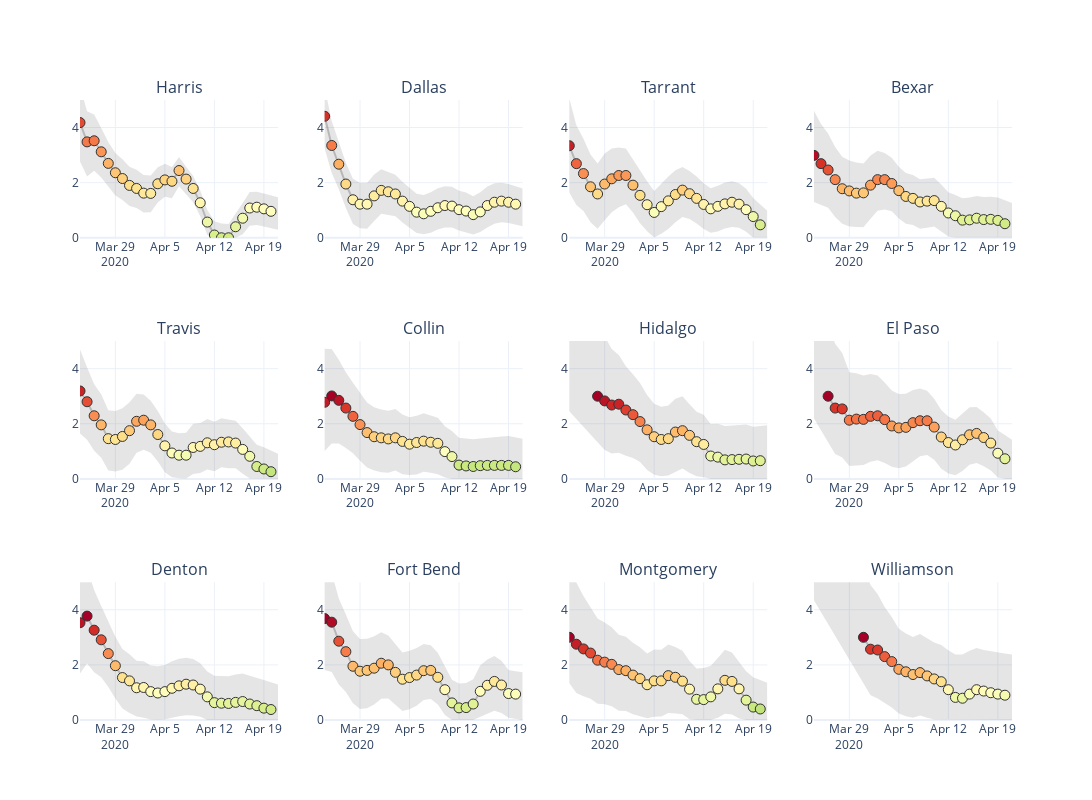

Here is the notebook cell this chart was saved with:
### Code cell
ncols = 4
nrows = int(np.ceil(len(results) / ncols))

fig = make_subplots(rows=nrows, cols=ncols, subplot_titles=INCLUDE_COUNTIES)
fig.update_layout(template='plotly_white', 
                  height=800, 
                  width=1200)
fig.update_yaxes(range = [0, 5.])
fig.update_xaxes(range = [
    pd.Timestamp('2020-03-24'),
    result.index[-1]+pd.Timedelta(days=1)
])

for i, county in enumerate(INCLUDE_COUNTIES):
    # Calculate confidence intervals and Most Likely Rt
    hdis_90 = highest_density_interval(results[county]['posteriors'][max_likelihood_index], p=.9)
    most_likely = results[county]['posteriors'][max_likelihood_index].idxmax().rename('ML')
    result = pd.concat([most_likely, hdis_90], axis=1)
    
    fig = plot_rt_plotly(result, county, fig, row=i//ncols+1, col=i%ncols+1)

fig.show()
